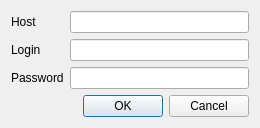
<?xml version="1.0" encoding="UTF-8"?>
<ui version="4.0">
 <class>host_configuration</class>
 <widget class="QWidget" name="host_configuration">
  <property name="windowModality">
   <enum>Qt::WindowModal</enum>
  </property>
  <property name="geometry">
   <rect>
    <x>0</x>
    <y>0</y>
    <width>260</width>
    <height>123</height>
   </rect>
  </property>
  <property name="windowTitle">
   <string>Configuration</string>
  </property>
  <layout class="QVBoxLayout" name="verticalLayout">
   <item>
    <layout class="QFormLayout" name="formLayout">
     <property name="fieldGrowthPolicy">
      <enum>QFormLayout::AllNonFixedFieldsGrow</enum>
     </property>
     <item row="0" column="0">
      <widget class="QLabel" name="label">
       <property name="text">
        <string>Host</string>
       </property>
      </widget>
     </item>
     <item row="0" column="1">
      <widget class="QLineEdit" name="le_host"/>
     </item>
     <item row="1" column="0">
      <widget class="QLabel" name="label_2">
       <property name="text">
        <string>Login</string>
       </property>
      </widget>
     </item>
     <item row="1" column="1">
      <widget class="QLineEdit" name="le_login"/>
     </item>
     <item row="2" column="0">
      <widget class="QLabel" name="label_3">
       <property name="text">
        <string>Password</string>
       </property>
      </widget>
     </item>
     <item row="2" column="1">
      <widget class="QLineEdit" name="le_password"/>
     </item>
     <item row="3" column="1">
      <widget class="QDialogButtonBox" name="buttonBox">
       <property name="standardButtons">
        <set>QDialogButtonBox::Cancel|QDialogButtonBox::Ok</set>
       </property>
      </widget>
     </item>
    </layout>
   </item>
  </layout>
 </widget>
 <resources/>
 <connections>
  <connection>
   <sender>buttonBox</sender>
   <signal>accepted()</signal>
   <receiver>host_configuration</receiver>
   <slot>on_save()</slot>
   <hints>
    <hint type="sourcelabel">
     <x>155</x>
     <y>99</y>
    </hint>
    <hint type="destinationlabel">
     <x>129</x>
     <y>61</y>
    </hint>
   </hints>
  </connection>
  <connection>
   <sender>buttonBox</sender>
   <signal>rejected()</signal>
   <receiver>host_configuration</receiver>
   <slot>on_cancel()</slot>
   <hints>
    <hint type="sourcelabel">
     <x>155</x>
     <y>99</y>
    </hint>
    <hint type="destinationlabel">
     <x>129</x>
     <y>61</y>
    </hint>
   </hints>
  </connection>
 </connections>
 <slots>
  <slot>on_save()</slot>
  <slot>on_cancel()</slot>
 </slots>
</ui>
